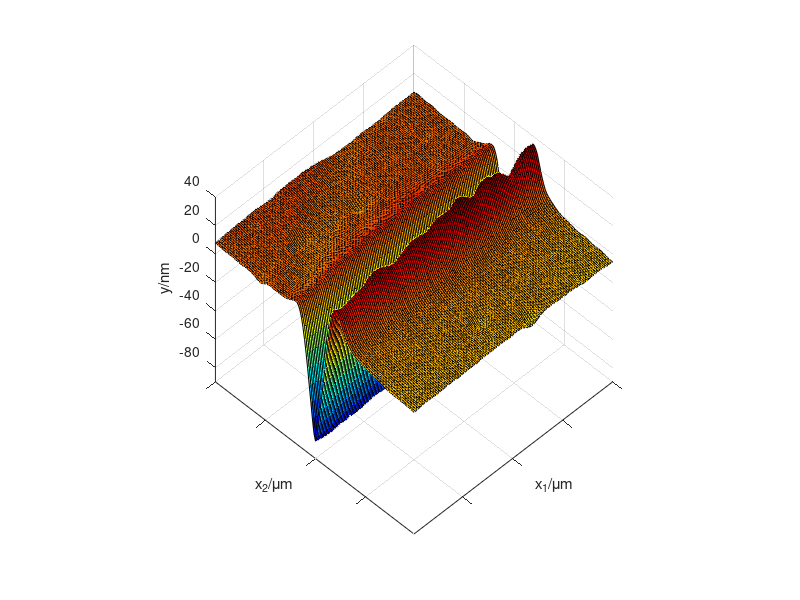

Here is the MATLAB script that generated this plot: (Note: this script raises an error after producing the figure.)
% zhouweiyan 20180928
% done
clear
% close all
% clc

load groove1.mat
figure
surf(groove);
% surf(groove,'EdgeColor','none','LineStyle','none','FaceLighting','phong');
% view(3)
view(-45,50)

% surf(groove,'EdgeColor','none','LineStyle','none','FaceLighting','phong');
% view([0 -90])
% axis off

colormap(jet)
axis equal
xlim([1,128]);ylim([1,128]);zlim([-90,40]);
xlabel('x_1/\mum');ylabel('x_2/\mum');zlabel('y/nm');

x_label=cell(1,length(0:32:128));
for i=1:length(0:32:128)
    x_label{i}=32*(i-1)/128*2;
end
set(gca,'xtick',0:32:128);
set(gca,'xticklabel',x_label);
set(gca,'ytick',0:32:128);
set(gca,'yticklabel',x_label);
tightfig
set_fig_units_cm(10,10)
